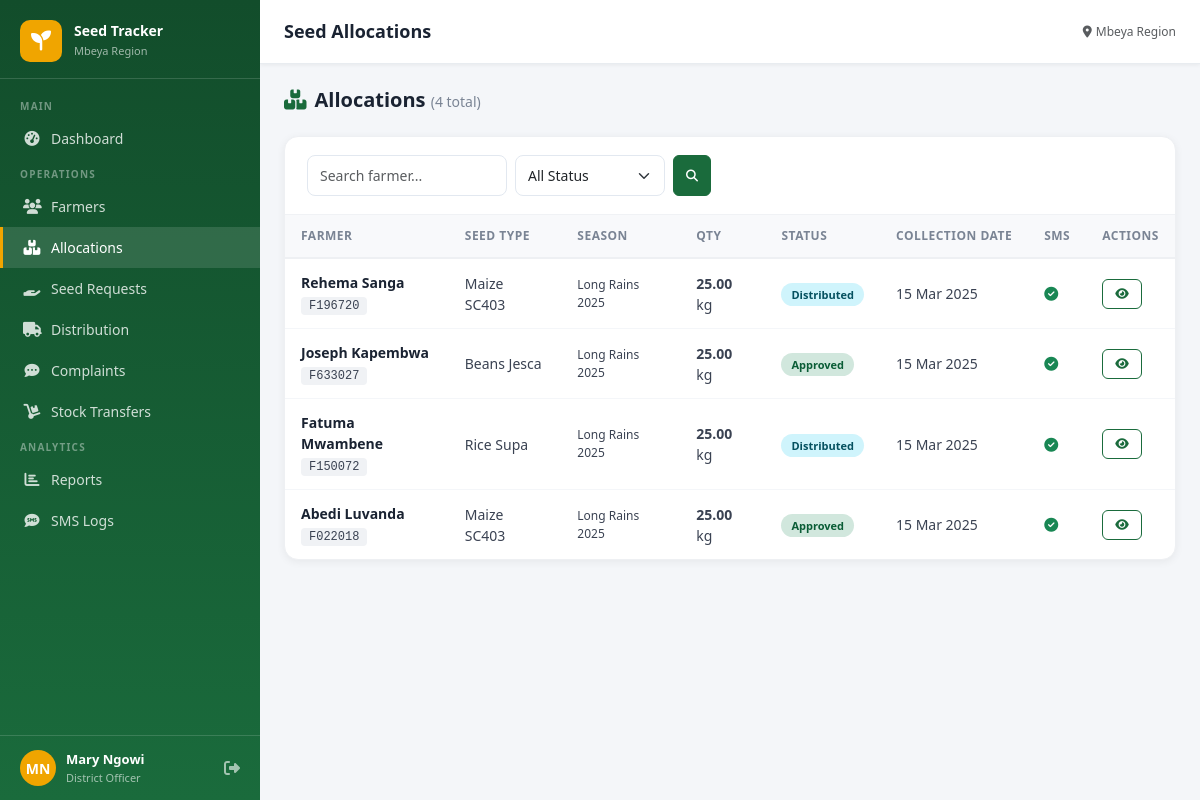
Page /allocations/ (signed in) on the committed database.
### core/models.py (models this page shows, shortened)
class CustomUser(AbstractUser):
    ROLE_CHOICES = [
        ('admin', 'System Administrator'),
        ('regional', 'Regional Officer'),
        ('district', 'District Officer'),
        ('ward', 'Ward Officer'),
        ('village', 'Village Officer'),
        ('extension', 'Agricultural Extension Officer (Bwana Shamba)'),
        ('farmer', 'Farmer (Mkulima)'),
    ]
    role = models.CharField(max_length=20, choices=ROLE_CHOICES, default='village')
    region = models.ForeignKey(Region, on_delete=models.SET_NULL, null=True, blank=True)
    district = models.ForeignKey(District, on_delete=models.SET_NULL, null=True, blank=True)
    ward = models.ForeignKey(Ward, on_delete=models.SET_NULL, null=True, blank=True)
    village = models.ForeignKey(Village, on_delete=models.SET_NULL, null=True, blank=True)
    phone = models.CharField(max_length=20, blank=True)

class SeedAllocation(models.Model):
    STATUS_CHOICES = [
        ('pending','Pending'),('approved','Approved'),
        ('rejected','Rejected'),('distributed','Distributed'),
    ]
    farmer = models.ForeignKey(Farmer, on_delete=models.CASCADE, related_name='allocations')
    seed_type = models.ForeignKey(SeedType, on_delete=models.CASCADE)
    season = models.ForeignKey(FarmingSeasons, on_delete=models.CASCADE)
    quantity_allocated = models.DecimalField(max_digits=10, decimal_places=2)
    status = models.CharField(max_length=20, choices=STATUS_CHOICES, default='pending')
    collection_date = models.DateField(null=True, blank=True)
    collection_location = models.CharField(max_length=200, blank=True)
    requested_by = models.ForeignKey(CustomUser, on_delete=models.SET_NULL, null=True, related_name='requests')
    approved_by = models.ForeignKey(CustomUser, on_delete=models.SET_NULL, null=True, blank=True, related_name='approvals')
    rejection_reason = models.TextField(blank=True)
    sms_sent = models.BooleanField(default=False)
    notes = models.TextField(blank=True)
    created_at = models.DateTimeField(auto_now_add=True)
    updated_at = models.DateTimeField(auto_now=True)
    class Meta:
        unique_together = ('farmer', 'seed_type', 'season')

class Farmer(models.Model):
    STATUS_CHOICES = [('active','Active'),('inactive','Inactive'),('pending','Pending')]
    farmer_id = models.CharField(max_length=20, unique=True, blank=True)
    first_name = models.CharField(max_length=100)
    last_name = models.CharField(max_length=100)
    phone_number = models.CharField(max_length=20)
    village = models.ForeignKey(Village, on_delete=models.CASCADE, related_name='farmers')
    farm_location = models.CharField(max_length=200, blank=True)
    farm_size = models.DecimalField(max_digits=8, decimal_places=2, null=True, blank=True, help_text='Acres')
    crop_type = models.CharField(max_length=50, choices=CROP_CHOICES, default='maize')
    national_id = models.CharField(max_length=30, blank=True)
    status = models.CharField(max_length=20, choices=STATUS_CHOICES, default='active')
    registered_by = models.ForeignKey(CustomUser, on_delete=models.SET_NULL, null=True, related_name='registered_farmers')
    user = models.OneToOneField(CustomUser, on_delete=models.CASCADE, null=True, blank=True, related_name='farmer_profile')
    created_at = models.DateTimeField(auto_now_add=True)
    updated_at = models.DateTimeField(auto_now=True)
    @property
    def full_name(self): return f"{self.first_name} {self.last_name}"

class SeedType(models.Model):
    name = models.CharField(max_length=100, unique=True)
    description = models.TextField(blank=True)
    unit = models.CharField(max_length=30, default='kg')
    created_at = models.DateTimeField(auto_now_add=True)

class FarmingSeasons(models.Model):
    name = models.CharField(max_length=100, unique=True)
    start_date = models.DateField()
    end_date = models.DateField()
    is_active = models.BooleanField(default=False)
    created_at = models.DateTimeField(auto_now_add=True)

### core/views.py (the view)
# urls.py: path('allocations/', views.allocation_list, name='allocation_list'),
@login_required
def allocation_list(request):
    user = request.user
    qs = SeedAllocation.objects.select_related('farmer','seed_type','season','requested_by')
    if user.role == 'village': qs = qs.filter(farmer__village=user.village)
    elif user.role in ('ward','extension'): qs = qs.filter(farmer__village__ward=user.ward)
    elif user.role == 'district': qs = qs.filter(farmer__village__ward__district=user.district)
    elif user.role == 'regional': qs = qs.filter(farmer__village__ward__district__region=user.region)
    elif user.role == 'farmer' and hasattr(user, 'farmer_profile'): qs = qs.filter(farmer=user.farmer_profile)
    status_filter = request.GET.get('status','')
    if status_filter: qs = qs.filter(status=status_filter)
    q = request.GET.get('q','')
    if q: qs = qs.filter(Q(farmer__first_name__icontains=q)|Q(farmer__last_name__icontains=q)|Q(farmer__farmer_id__icontains=q))
    paginator = Paginator(qs.order_by('-created_at'), 20)
    page = paginator.get_page(request.GET.get('page'))
    return render(request, 'core/allocation_list.html', {'page_obj': page, 'status_filter': status_filter, 'q': q})

### templates/core/allocation_list.html (shortened to what this page needs)
{% extends 'base.html' %}
{% block page_title %}Seed Allocations{% endblock %}
{% block content %}
<div class="page-header">
  <h4><i class="fas fa-boxes me-2" style="color:#1a6b3c"></i>Allocations <small style="font-size:14px;color:#7a8494;font-weight:400">({{ page_obj.paginator.count }} total)</small></h4>
</div>
<div class="table-card">
  <div class="table-header">
    <form method="get" class="d-flex gap-2 flex-wrap">
      <input type="text" name="q" value="{{ q }}" placeholder="Search farmer..." class="form-control form-control-sm" style="width:200px">
      <select name="status" class="form-select form-select-sm" style="width:150px">
        <option value="">All Status</option>
      </select>
      <button type="submit" class="btn btn-sm btn-primary"><i class="fas fa-search"></i></button>
    </form>
  </div>
  <div class="table-responsive">
    <table class="data-table">
      <thead><tr><th>Farmer</th><th>Seed Type</th><th>Season</th><th>Qty</th><th>Status</th><th>Collection Date</th><th>SMS</th><th>Actions</th></tr></thead>
      <tbody>
        {% for a in page_obj %}
        <tr>
          <td>
            <a href="{% url 'farmer_detail' a.farmer.pk %}" style="font-weight:600;text-decoration:none;color:#1a2332">{{ a.farmer.full_name }}</a>
            <br><span class="farmer-id">{{ a.farmer.farmer_id }}</span>
          </td>
          <td>{{ a.seed_type.name }}</td>
          <td style="font-size:12px">{{ a.season.name }}</td>
          <td><strong>{{ a.quantity_allocated }}</strong> {{ a.seed_type.unit }}</td>
          <td><span class="badge-status badge-{{ a.status }}">{{ a.get_status_display }}</span></td>
          <td>{% if a.collection_date %}{{ a.collection_date|date:"d M Y" }}{% else %}<span class="text-muted">-</span>{% endif %}</td>
          <td>{% if a.sms_sent %}<i class="fas fa-check-circle text-success"></i>{% else %}<i class="fas fa-times-circle text-muted"></i>{% endif %}</td>
          <td>
            <a href="{% url 'allocation_detail' a.pk %}" class="btn btn-sm btn-outline-primary me-1"><i class="fas fa-eye"></i></a>
          </td>
        </tr>
        {% empty %}
        <tr><td colspan="8" class="text-center text-muted py-5">No allocations found</td></tr>
        {% endfor %}
      </tbody>
    </table>
  </div>
</div>
{% endblock %}

### templates/base.html (shortened to what this page needs)
<!DOCTYPE html>
<html lang="en">
<head>
<link href="https://cdn.jsdelivr.net/npm/bootstrap@5.3.2/dist/css/bootstrap.min.css" rel="stylesheet">
<link href="https://cdnjs.cloudflare.com/ajax/libs/font-awesome/6.5.0/css/all.min.css" rel="stylesheet">
</head>
<body>
{% if user.is_authenticated %}
<div id="sidebar">
  <div class="sidebar-brand">
    <div class="logo-icon"><i class="fas fa-seedling"></i></div>
    <div class="brand-text">
      <h6>Seed Tracker</h6>
      <small>Mbeya Region</small>
    </div>
  </div>
  <nav class="sidebar-nav">
    {% if user.role == 'farmer' %}
    <div class="nav-section-label">Mkulima</div>
    <a href="{% url 'farmer_dashboard' %}" class="nav-link {% if request.resolver_match.url_name == 'farmer_dashboard' %}active{% endif %}">
      <i class="fas fa-tachometer-alt"></i> Dashboard
    </a>
    <a href="{% url 'farmer_profile_edit' %}" class="nav-link {% if 'profile' in request.resolver_match.url_name %}active{% endif %}">
      <i class="fas fa-tractor"></i> My Farm Info
    </a>
    <a href="{% url 'seed_request_create' %}" class="nav-link {% if request.resolver_match.url_name == 'seed_request_create' %}active{% endif %}">
      <i class="fas fa-hand-holding-heart"></i> Omba Mbegu
    </a>
    <a href="{% url 'seed_request_list' %}" class="nav-link {% if request.resolver_match.url_name == 'seed_request_list' %}active{% endif %}">
      <i class="fas fa-hand-holding"></i> My Requests
    </a>
    <a href="{% url 'allocation_list' %}" class="nav-link {% if 'allocation' in request.resolver_match.url_name %}active{% endif %}">
      <i class="fas fa-boxes"></i> My Allocations
    </a>
    <a href="{% url 'feedback_list' %}" class="nav-link {% if 'feedback' in request.resolver_match.url_name %}active{% endif %}">
      <i class="fas fa-comment-dots"></i> Maoni / Feedback
    </a>
    {% else %}
    <div class="nav-section-label">Main</div>
    <a href="{% url 'dashboard' %}" class="nav-link {% if request.resolver_match.url_name == 'dashboard' %}active{% endif %}">
      <i class="fas fa-tachometer-alt"></i> Dashboard
    </a>
    <div class="nav-section-label">Operations</div>
    <a href="{% url 'farmer_list' %}" class="nav-link {% if 'farmer' in request.resolver_match.url_name %}active{% endif %}">
      <i class="fas fa-users"></i> Farmers
    </a>
    <a href="{% url 'allocation_list' %}" class="nav-link {% if 'allocation' in request.resolver_match.url_name %}active{% endif %}">
      <i class="fas fa-boxes"></i> Allocations
    </a>
    <a href="{% url 'seed_request_list' %}" class="nav-link {% if 'seed_request' in request.resolver_match.url_name %}active{% endif %}">
      <i class="fas fa-hand-holding"></i> Seed Requests
    </a>
    <a href="{% url 'distribution_list' %}" class="nav-link {% if 'distribution' in request.resolver_match.url_name %}active{% endif %}">
      <i class="fas fa-truck"></i> Distribution
    </a>
    <a href="{% url 'feedback_list' %}" class="nav-link {% if 'feedback' in request.resolver_match.url_name %}active{% endif %}">
      <i class="fas fa-comment-dots"></i> Complaints
    </a>
    {% if user.role != 'extension' %}
    <a href="{% url 'stock_list' %}" class="nav-link {% if 'stock' in request.resolver_match.url_name %}active{% endif %}">
      <i class="fas fa-dolly"></i> Stock Transfers
    </a>
    {% endif %}
    <div class="nav-section-label">Analytics</div>
    <a href="{% url 'reports' %}" class="nav-link {% if 'report' in request.resolver_match.url_name %}active{% endif %}">
      <i class="fas fa-chart-bar"></i> Reports
    </a>
    <a href="{% url 'sms_logs' %}" class="nav-link {% if 'sms' in request.resolver_match.url_name %}active{% endif %}">
      <i class="fas fa-sms"></i> SMS Logs
    </a>
    {% endif %}
  </nav>
  <div class="sidebar-user">
    <div class="user-avatar">{{ user.first_name|first|upper }}{{ user.last_name|first|upper }}</div>
    <div class="user-info">
      <div class="user-name">{{ user.get_full_name|default:user.username }}</div>
      <div class="user-role">{{ user.get_role_display }}</div>
    </div>
    <a href="{% url 'logout' %}" title="Logout" style="color:rgba(255,255,255,.6)"><i class="fas fa-sign-out-alt"></i></a>
  </div>
</div>
<div id="main">
  <div id="topbar">
    <h1 class="page-title">{% block page_title %}Dashboard{% endblock %}</h1>
    <div class="d-flex align-items-center gap-3">
      <span class="text-muted" style="font-size:12px;"><i class="fas fa-map-marker-alt me-1"></i>Mbeya Region</span>
    </div>
  </div>
  <div class="content-area">
    {% block content %}{% endblock %}
  </div>
</div>
{% else %}
{% block auth_content %}{% endblock %}
{% endif %}
</body>
</html>

### rows in the picture
CustomUser: first_name|first "M", last_name|first "N", get_full_name "Mary Ngowi", role "District Officer"
SeedAllocation: farmer.full_name "Rehema Sanga", farmer.farmer_id "F196720", seed_type.name "Maize SC403", season.name "Long Rains 2025", quantity_allocated "25.00", seed_type.unit "kg", status "Distributed", collection_date "15 Mar 2025", sms_sent True (drawn)
SeedAllocation: farmer.full_name "Joseph Kapembwa", farmer.farmer_id "F633027", seed_type.name "Beans Jesca", season.name "Long Rains 2025", quantity_allocated "25.00", seed_type.unit "kg", status "Approved", collection_date "15 Mar 2025", sms_sent True (drawn)
SeedAllocation: farmer.full_name "Fatuma Mwambene", farmer.farmer_id "F150072", seed_type.name "Rice Supa", season.name "Long Rains 2025", quantity_allocated "25.00", seed_type.unit "kg", status "Distributed", collection_date "15 Mar 2025", sms_sent True (drawn)
SeedAllocation: farmer.full_name "Abedi Luvanda", farmer.farmer_id "F022018", seed_type.name "Maize SC403", season.name "Long Rains 2025", quantity_allocated "25.00", seed_type.unit "kg", status "Approved", collection_date "15 Mar 2025", sms_sent True (drawn)

### other values in the picture
{{ page_obj.paginator.count }} "4"
